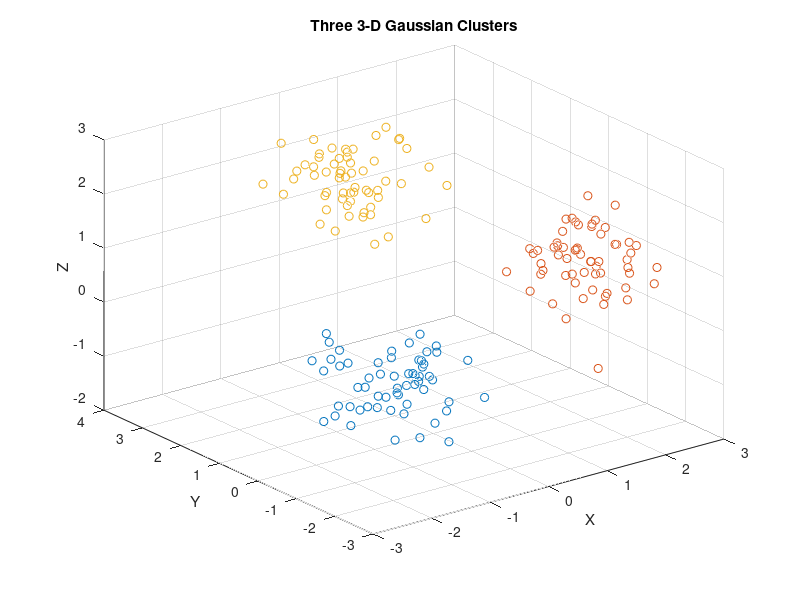

MATLAB code to generate this figure:
% scatter3 Clusters — 3-D scatter of synthetic point clouds
% Hold-on lets us layer three Gaussian blobs in distinct positions.
% Each cluster gets its own color and the orbit camera highlights
% how the clusters separate in space.


clear
close all

% Three clusters at different centres. randn(N) is N×N standard
% normal; we take a 1×N slice and shift.
N = 60;
c1x = 0.5 * randn(1, N) - 2;
c1y = 0.5 * randn(1, N) - 2;
c1z = 0.5 * randn(1, N);

c2x = 0.5 * randn(1, N) + 2;
c2y = 0.5 * randn(1, N) - 1;
c2z = 0.5 * randn(1, N) + 1;

c3x = 0.5 * randn(1, N);
c3y = 0.5 * randn(1, N) + 2;
c3z = 0.5 * randn(1, N) + 2;

figure
scatter3(c1x, c1y, c1z)
hold on
scatter3(c2x, c2y, c2z)
scatter3(c3x, c3y, c3z)
title('Three 3-D Gaussian Clusters')
xlabel('X')
ylabel('Y')
zlabel('Z')
grid on
